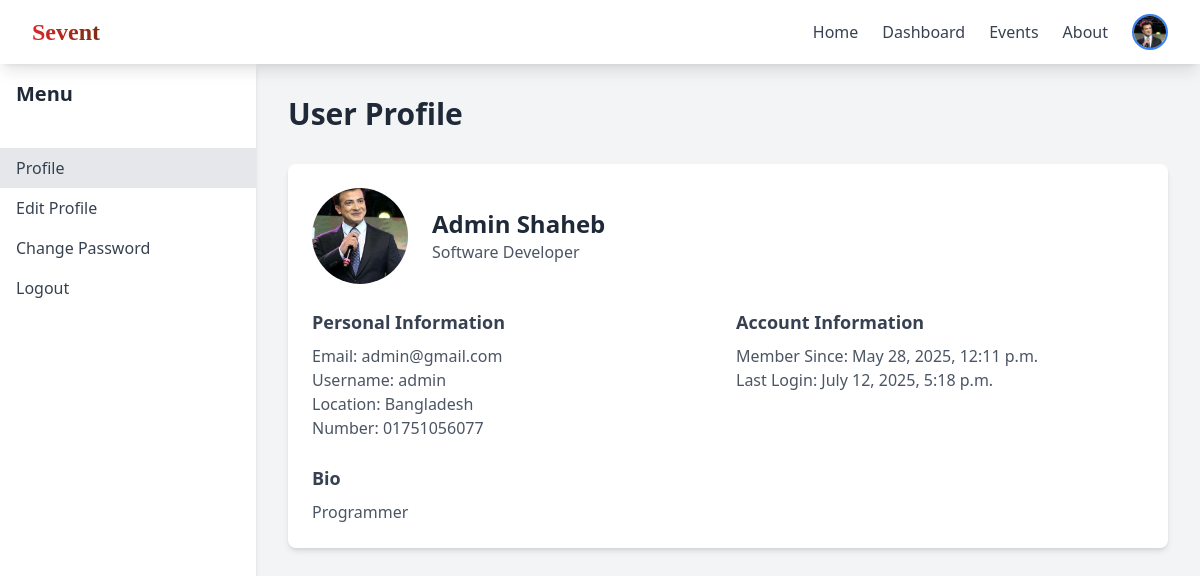
The app's page /users/profile/ (signed in) with its own data.
### users/models.py (models this page shows)
class CustomUser(AbstractUser):
    bio = models.TextField(blank=True)
    location = models.CharField(max_length=200, blank=True, null=True)
    profession = models.CharField(max_length=200, blank=True, null=True)
    profile_image = models.ImageField(
        upload_to="profile_images",
        default="default.png",
        blank=True
    )
    phone_number = models.CharField(
        max_length=11,
        validators=[
            RegexValidator(
                regex=r'^\+?1?\d{9,15}$',
                message="Phone number must be entered in the format: '+88'. Up to 11 digits allowed."
            )
        ]
    )
    def __str__(self):
        return self.username

### users/views.py (the view)
# urls.py: path('profile/', ProfileView.as_view(), name='profile'),
class ProfileView(LoginRequiredMixin,TemplateView):
    template_name = "accounts/profile.html"
    login_url = "login"
    def get_context_data(self, **kwargs):
        context = super().get_context_data(**kwargs)
        user = self.request.user
        context['username'] = user.username
        context['email'] = user.email
        context['name'] = user.get_full_name()
        context['member_since'] = user.date_joined
        context['last_login'] = user.last_login
        context['bio'] = user.bio
        context['location'] = user.location
        context['profession'] = user.profession
        context['phone_number'] = user.phone_number
        return context

### users/context_processors.py (called while the page is built)
def profile_image(request):
    print("Profile image context processor called")
    if request.user.is_authenticated:
        print(f"User is authenticated: {request.user}")
        if request.user.profile_image:
            print(f"Profile image URL: {request.user.profile_image.url}")
            return {'profile_image': request.user.profile_image.url}
        else:
            print("Profile image field is empty")
    else:
        print("User is not authenticated")
    return {'profile_image': None}

### users/templates/accounts/profile.html (shortened to what this page needs)
{% extends "base.html" %}
{% block content %}
  <div class="bg-gray-100">
    <div class="flex min-h-screen">
      <aside class="w-64 bg-white shadow-md">
        <div class="p-4">
          <h2 class="text-xl font-semibold text-gray-800">Menu</h2>
        </div>
        <nav class="mt-6">
          <a
            href="#"
            class="block py-2 px-4 text-gray-700 bg-gray-200 hover:bg-gray-300"
            >Profile</a
          >
          <a href="{% url "edit_profile" %}" class="block py-2 px-4 text-gray-700 hover:bg-gray-200"
            >Edit Profile</a
          >
          <a href="{% url "change_password" %}" class="block py-2 px-4 text-gray-700 hover:bg-gray-200"
            >Change Password</a
          >
          <form action="{% url "logout" %}" method="POST" class="block py-2 px-4 text-gray-700 hover:bg-gray-200">
            <button>Logout</button>
          </form>
        </nav>
      </aside>
      <main class="flex-1 p-8">
        <h1 class="text-3xl font-bold text-gray-800 mb-8">User Profile</h1>
        <div class="bg-white shadow-md rounded-lg p-6">
          <div class="flex items-center mb-6">
            <div>
              {% if profile_image %}
              <img src=" {{profile_image}} " alt="Profile Picture" srcset=""
              class="w-24 h-24 rounded-full object-cover mr-6"
              >
              {% else %}
              <img
              src="https://png.pngtree.com/png-clipart/20231019/original/pngtree-user-profile-avatar-png-image_13369988.png"
              alt="User Avatar"
              class="w-24 h-24 rounded-full object-cover mr-6"
             />
              {% endif %}
            </div>
            <div>
              <h2 class="text-2xl font-semibold text-gray-800">{{name}}</h2>
              <p class="text-gray-600"> {{profession}} </p>
            </div>
          </div>
          <div class="grid grid-cols-1 md:grid-cols-2 gap-4">
            <div>
              <h3 class="text-lg font-semibold text-gray-700 mb-2">
                Personal Information
              </h3>
              <p class="text-gray-600">
                <span class="font-medium">Email:</span> {{email}}
              </p>
              <p class="text-gray-600">
                <span class="font-medium">Username:</span> {{username}}
              </p>
              <p class="text-gray-600">
                <span class="font-medium">Location:</span> {{location}}
              </p>
              <p class="text-gray-600">
                <span class="font-medium">Number:</span> {{phone_number}}
              </p>
            </div>
            <div>
              <h3 class="text-lg font-semibold text-gray-700 mb-2">
                Account Information
              </h3>
              <p class="text-gray-600">
                <span class="font-medium">Member Since:</span> {{member_since}}
              </p>
              <p class="text-gray-600">
                <span class="font-medium">Last Login:</span> {{last_login}}
              </p>
            </div>
          </div>
          <div class="mt-6">
            <h3 class="text-lg font-semibold text-gray-700 mb-2">Bio</h3>
            <p class="text-gray-600">
              {{ bio }}
            </p>
          </div>
        </div>
      </main>
    </div>
  </div>
  {% endblock content %}

### records on screen
CustomUser: profession "Software Developer", email "admin@gmail.com", username "admin", location "Bangladesh", phone_number "01751056077", date_joined "May 28, 2025, 12:11 p.m.", last_login "July 12, 2025, 5:18 p.m.", bio "Programmer"

### other values on screen
{{ name }} "Admin Shaheb"
